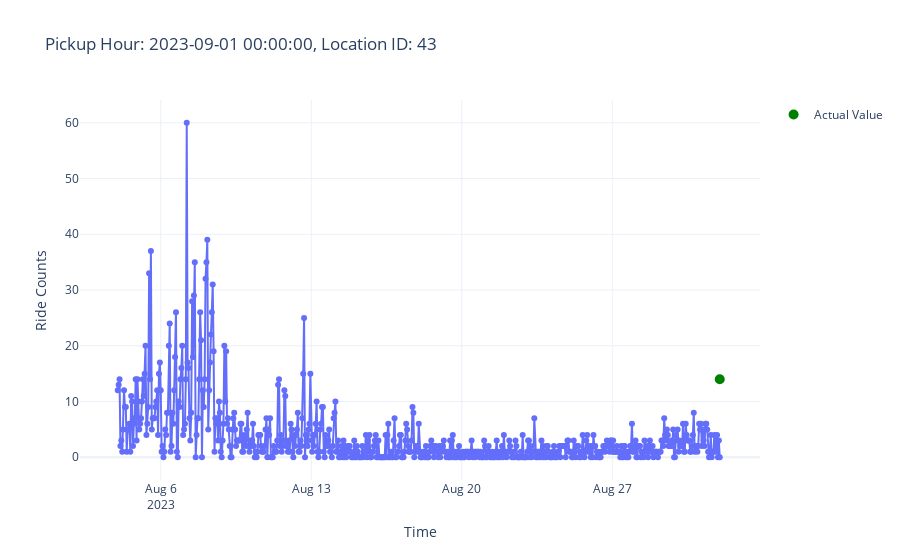

Notebook code for this chart:
### Code cell
plot_aggregated_time_seriesss(X_test, y_test, 43, predictions)

### Figure 1 — Plotly figure (JSON) as saved in the notebook; plotly's stock layout.template omitted (floating-point values rounded to 4 significant figures; data arrays with more than 128 entries replaced by an {"elided": "..."} marker saying what was removed)
{"data": [{"hovertemplate": "Time=%{x}<br>Ride Counts=%{y}<extra></extra>", "legendgroup": "", "line": {"color": "#636efa", "dash": "solid"}, "marker": {"symbol": "circle"}, "mode": "lines+markers", "name": "", "orientation": "v", "showlegend": false, "type": "scatter", "x": {"elided": "673 str values"}, "xaxis": "x", "y": {"elided": "673 int values"}, "yaxis": "y"}, {"marker": {"color": "green", "size": 10}, "mode": "markers", "name": "Actual Value", "type": "scatter", "x": ["2023-09-01T00:00:00"], "y": [14]}], "layout": {"legend": {"tracegroupgap": 0}, "title": {"text": "Pickup Hour: 2023-09-01 00:00:00, Location ID: 43"}, "xaxis": {"anchor": "y", "domain": [0, 1], "title": {"text": "Time"}}, "yaxis": {"anchor": "x", "domain": [0, 1], "title": {"text": "Ride Counts"}}}}
